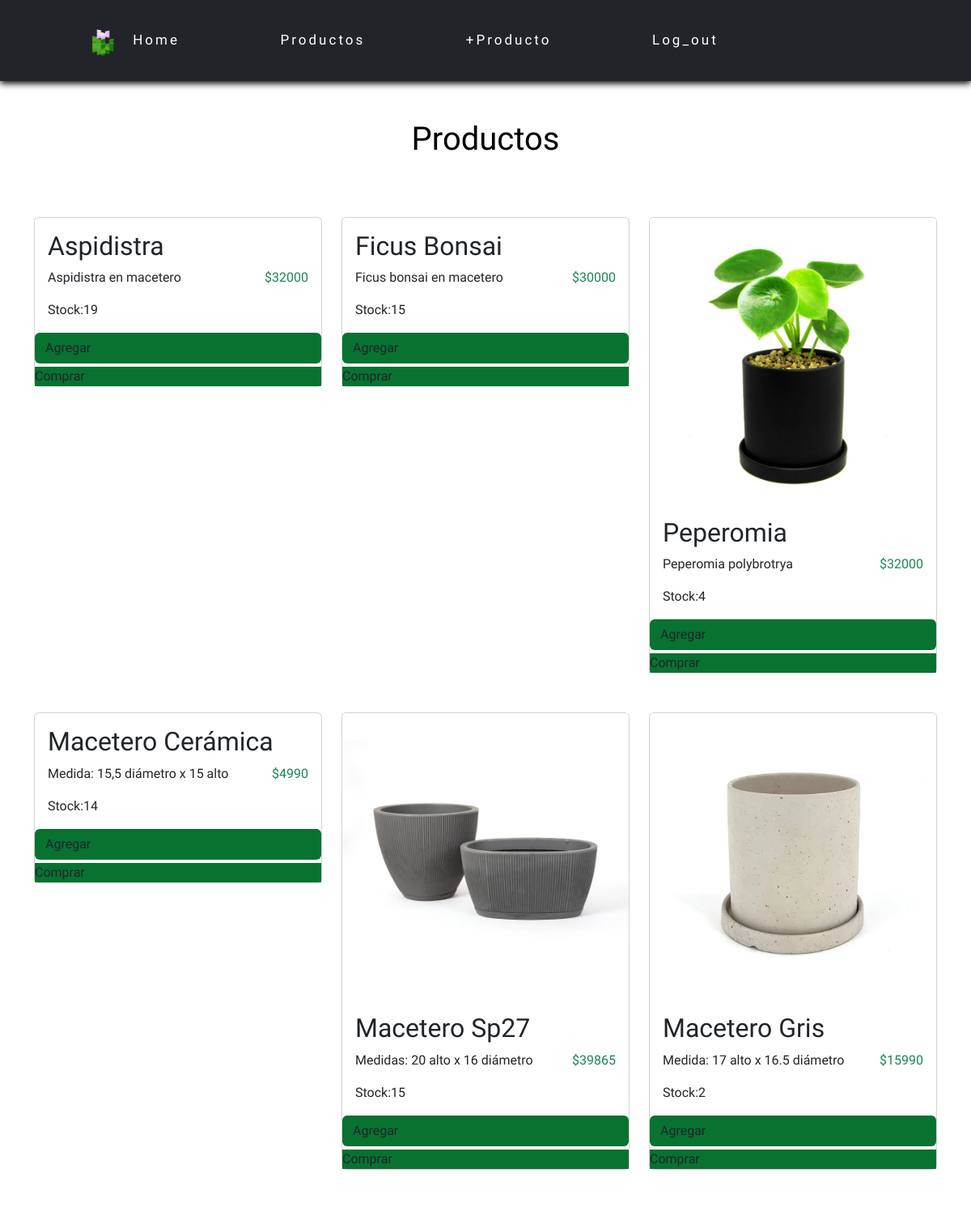
The app's page /pProductos.html/ (signed in, upper part), older data.
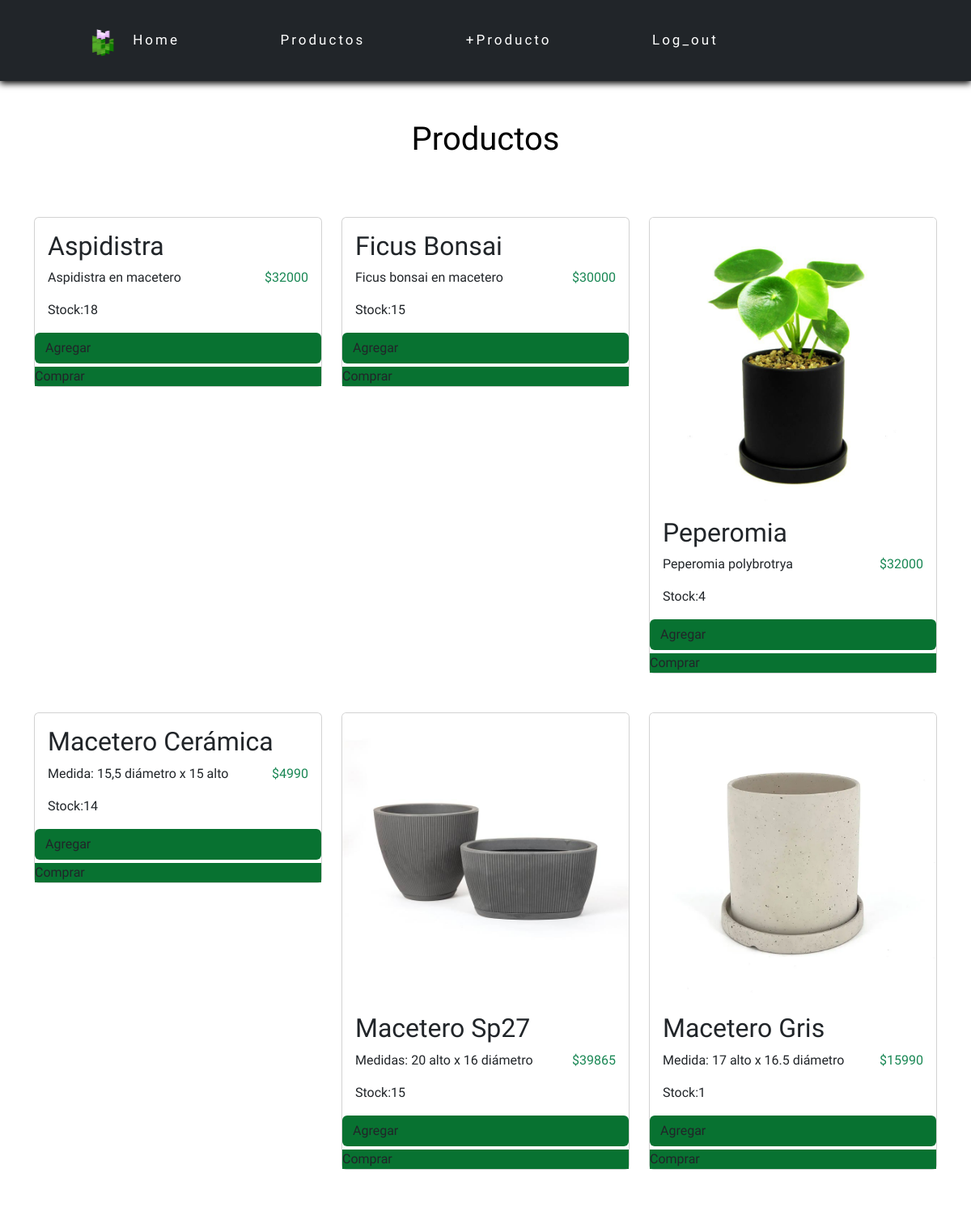
The same page, newer data.
### apps/Tienda/models.py (models this page shows, shortened)
class Producto(models.Model):
    sku = models.CharField(primary_key=True,max_length=15)
    nombre = models.CharField(max_length=50)
    precio = models.IntegerField()
    stock = models.IntegerField()
    fecha = models.DateField(auto_now_add=True)
    descripcion = models.CharField(max_length=120)
    imagenUrl = models.ImageField(upload_to="imgProducto")
    categoriaId = models.ForeignKey(Categoria, on_delete=models.CASCADE)

### apps/Tienda/views.py (the view)
# urls.py: path('pProductos.html/', cargarProductos , name='prod'),
@login_required
def cargarProductos(request):
    categorias = Categoria.objects.all()
    productos = Producto.objects.all()
    return render(request, "pProductos.html",{"prod":productos, "cate":categorias})

### apps/Tienda/templates/pProductos.html (shortened to what this page needs)
{% extends './base.html' %}
{% load static %}
{% block body %}
<link rel="stylesheet" href="{% static 'css/carrito.css' %}">
<div class="container mt-5">
    <h1 class="text-center font-weigth-normal" style="color: black;">Productos</h1>
</div>
    <section class="container mt-4 d-flex mb-5">
        <div class="row">
            {% for p in prod %}
                <div class="col-md-4 mt-5">
                    <div class="card item">
                        <img src="{{p.imagenUrl.url}}" alt="" class="img-item card-img-top w-100 ">
                            <div class="card-body">
                                <h2 class="titulo-item">{{p.nombre}}</h2>
                                <div class="d-flex justify-content-between">
                                    <p class="card-text">{{p.descripcion}}</p>
                                    <P class="precio-item mr-4 text-success">${{p.precio}}</p>
                                </div>
                                <p class="card-text">Stock:{{p.stock}}</p>
                            </div>
                            <button class="boton-item btn d-flex" id="botonColor">
                                Agregar
                            </button>
                            <a href="{% url 'eliminar_stock' producto_id=p.sku %}" id="compB"  class=" btn-eliminar mt-1">Comprar</a>
                    </div>
                </div>
            {% endfor %}
        </div>
    </section>
<br>
<br>
{% endblock %}

### apps/Tienda/templates/base.html (shortened to what this page needs)
{% load static %}
<!DOCTYPE html>
<html lang="en">
<head>
    <link rel="stylesheet" href="https://cdn.jsdelivr.net/npm/bootstrap@5.3.0-alpha3/dist/css/bootstrap.min.css">
    <link rel="stylesheet" href="{% static 'fontawesome/css/all.css' %}">
    <link rel="stylesheet" href="{% static 'css/style.css' %}">
</head>
<body>
    <header class="navbar-dark bg-dark">
        <div class="container-fluid ">
            <div class="navb-logo">
                <img  src="{% static 'img/ffffLogo.jpg' %}" alt="">
            </div>
            <div class="navb-items d-none d-xl-flex">
                <div class="item" id="itemOne">
                    <a href="{% url 'home' %}">Home</a>
                </div>
                <div class="item" id="itemTwo">
                    <a href="{% url 'prod' %}">Productos</a>
                </div>
                {% if request.user.is_authenticated %}
                    <div class="item" id="itemThree">
                        <a href="{% url 'cargar_P_BDD' %}">+Producto</a>
                    </div>
                {% endif %}
                {% if request.user.is_authenticated %}
                    <div class="item" id="itemFour">
                        <a href="{% url 'exit' %}">Log_out</a>
                    </div>
                {% else %}
                    <div class="item" id="itemFour">
                        <a href="{% url 'login' %}">Log_In</a>
                    </div>
                {% endif %}
                <div class="itemShop">
                    <a href="#"><i class="fa-solid fa-cart-shopping"></i></a>
                </div>
                <div class="darkmode item">
                    <label  class="switch" for="slider">
                        <i class="fa-regular fa-sun sun" id="toggleDark"></i>
                    </label>
                </div>
            </div>
        </div>
    </header>
    {% block body %}
    {% endblock %}
</body>
</html>

### apps/Tienda/static/css/style.css (style rules this page uses)
body { font-family: 'Wix Madefor Display', sans-serif; overflow-x: hidden; }
a { text-decoration: none; color: currentColor; }
header { width: 100vw; height:100px; box-shadow: 0px 3px 8px rgb(0, 0, 0); display: flex; align-items: center; }
header .container-fluid { width: 100%; padding: 0 60px; display: flex; align-items: center; justify-content:space-between ; }
header .navb-logo img { width:140px; height: 66px; }
header .navb-items { display: flex; align-items: center; justify-content: flex-end; letter-spacing: 3px; }
header .item { text-align:center; margin-inline: 15%; font-size: 17px; letter-spacing: 3px; color: #ffffff; padding: 5px 0; transition: all .4s ease; border-bottom: 0px solid #000000; border-top: 0px solid #000000; cursor: pointer; }
header .itemShop i { color: #ffffff; transition: all .6s ease; }
body { color: var(--text); background-color: var(--background); }
.switch { position: relative; display: inline-block; width: 50px; height: 24px; border-radius: 12px; }
.sun { font-size: 20px; cursor: pointer; color: #ffffff; }

### apps/Tienda/static/css/carrito.css (style rules this page uses)
#botonColor { background-color: #087231; }
#compB { background-color: #087231; }

Row changes from the older to the newer data that the page shows:
changed Producto "Aspidistra": stock "19" → "18"
changed Producto "Macetero Gris": stock "2" → "1"
